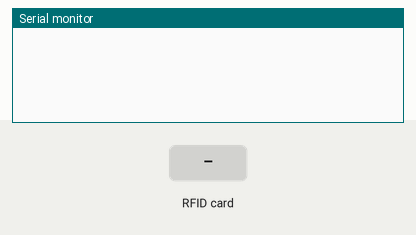
The sketch below on a simulated Arduino Uno, built with avr-gcc and run on an emulated ATmega328P. Parts: the last lines printed to the serial monitor. Inputs (shaded band) come from the test bench.

Above: at 1.2 s.
1.3 s: RFID card 5E 7A 19 C4 held to the reader
At 2.2 s:
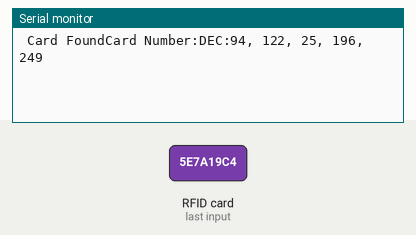
2.8 s: RFID card 5E 7A 19 C4 held to the reader
At 3.6 s:
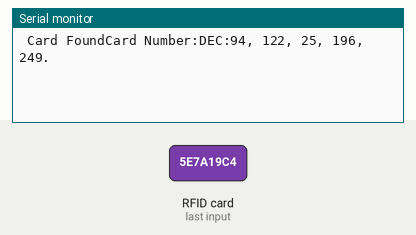

The sketch:

RFIDSerialPrint.ino
```cpp
#include <MFRC522.h>
#include <RFID.h>

#include <SPI.h>

#define SS_PIN 10
#define RST_PIN 9

RFID rfid(SS_PIN, RST_PIN);

int serNum0;
int serNum1;
int serNum2;
int serNum3;
int serNum4;

void setup(){
  Serial.begin(9600);
  SPI.begin();
  rfid.init();
}

void loop(){
  if(rfid.isCard()){
    if(rfid.readCardSerial()){
      if(rfid.serNum[0] != serNum0
        ||rfid.serNum[1] != serNum1
        ||rfid.serNum[2] != serNum2
        ||rfid.serNum[3] != serNum3
        ||rfid.serNum[4] != serNum4
       ){
         Serial.print(" ");
         Serial.print("Card Found");
         serNum0 = rfid.serNum[0];
         serNum1 = rfid.serNum[1];
         serNum2 = rfid.serNum[2];
         serNum3 = rfid.serNum[3];
         serNum4 = rfid.serNum[4];

         Serial.print("Card Number:");
         Serial.print("DEC:");
         Serial.print(rfid.serNum[0], DEC);
         Serial.print(", ");
                Serial.print(rfid.serNum[1], DEC);
         Serial.print(", ");
                Serial.print(rfid.serNum[2], DEC);
         Serial.print(", ");
                Serial.print(rfid.serNum[3], DEC);
         Serial.print(", ");
                Serial.print(rfid.serNum[4], DEC);

       }else{
          Serial.print(".");
       }
    }
  }
  rfid.halt();
}
```

Measured:
- after the input at 1.3 s, the serial monitor: prints a new line at once (image 1)
- after the input at 2.8 s, the serial monitor: prints a new line at once (image 2)
